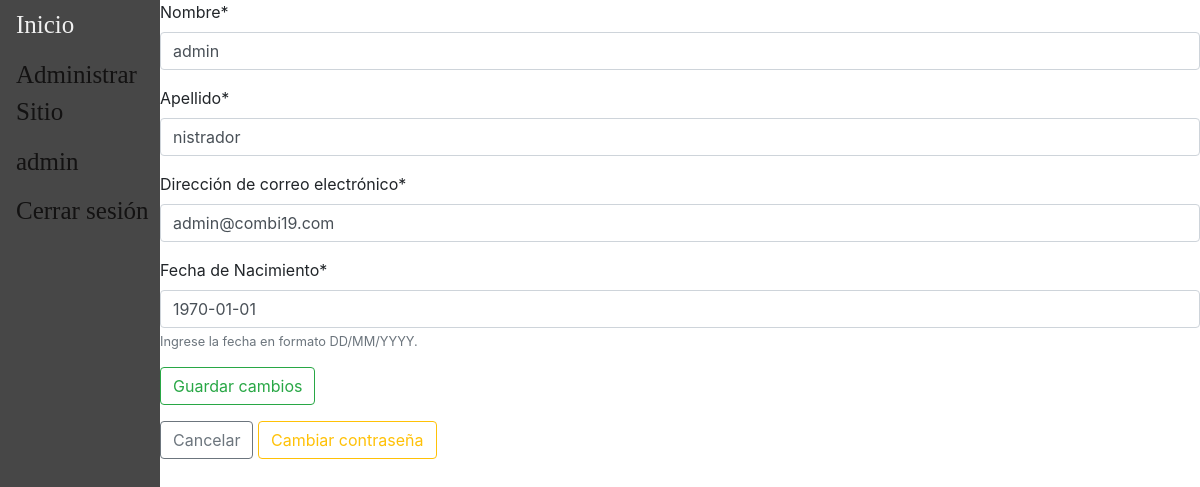
/accounts/perfil/editar (signed in), run on an earlier commit of the app's database.
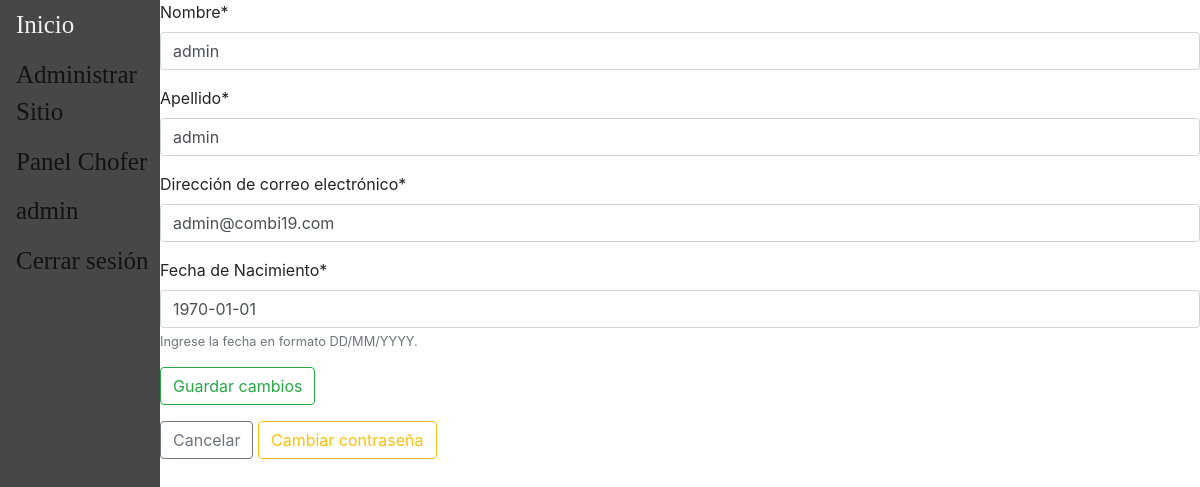
And on a later commit of the database.
### users/models.py (models this page shows, shortened)
class CustomUser(AbstractUser):
	username = models.CharField(_('Nombre de usuario'),max_length=40,primary_key=True,unique=True)
	email = models.EmailField(_('Dirección de correo electrónico'),unique=True)
	first_name = models.CharField(_('Nombre'),max_length=150)
	last_name = models.CharField(_('Apellido'),max_length=150)
	last_login = models.DateTimeField(_('Última conexión'),auto_now=True)
	fecha_nacimiento = models.DateField(_('Fecha de nacimiento'))
	has_premium = models.BooleanField(_('Posee membresía premium'),default=False)
	tarjetas = models.ManyToManyField(Tarjeta,blank=True)
	fecha_vencimiento = models.DateField(_('Fecha de vencimiento'), blank=True, null=True)
	USERNAME_FIELD = 'username'
	REQUIRED_FIELDS = [
		'email',
		'first_name',
		'last_name',
		'fecha_nacimiento',
	]
	objects = CustomUserManager()

### users/views.py (the view)
# urls.py: path('accounts/perfil/editar', regviews.editar_perfil, name="editar_perfil"),
def editar_perfil(response):
	if response.method == 'POST':
		user_form = UserEditForm(response.POST,instance=response.user)
		if user_form.is_valid():
			user_form.save()
			return redirect('perfil')
	else:
		user_form = UserEditForm(instance=response.user)
	return render(response,'users/editar_perfil.html',{
		'user': response.user,
		'user_form': user_form,
	})

### users/forms.py
class UserEditForm(CustomUserChangeForm):
	fecha_nacimiento = forms.DateField(label='Fecha de Nacimiento',help_text='Ingrese la fecha en formato DD/MM/YYYY.')
	class Meta(CustomUserChangeForm):
		model = CustomUser
		fields = (
			'first_name',
			'last_name',
			'email',
			'fecha_nacimiento',
		)
	def __init__(self, *args, **kwargs):
		super(CustomUserChangeForm,self).__init__(*args,**kwargs)
		self.fields.pop('password')
		self.fields.pop('password1')
		self.fields.pop('password2')

### users/templates/users/editar_perfil.html (shortened to what this page needs)
{% extends 'main/base.html' %}
{% block content %}
{% load crispy_forms_tags %}
<form method="POST" class="form-group">
	{{ user_form |crispy }}
	<button type="submit" class="btn btn-outline-success">Guardar cambios</button>
</form>
<a role="button" class="btn btn-outline-secondary" href="{% url 'perfil' %}">Cancelar</a>
<a role="button" class="btn btn-outline-warning" href="{% url 'cambiar_contraseña' %}">Cambiar contraseña</a>
{% endblock content %}

### main/templates/main/base.html (shortened to what this page needs)
{% load static %}
<!doctype html>
<html>
	<head>
		<link rel="stylesheet" href="https://cdn.jsdelivr.net/npm/bootstrap@4.6.0/dist/css/bootstrap.min.css">
	</head>
	<body>
		<main>
			<div class= "sidebar">
				<a href="/">Inicio</a>
				{% if user.is_staff %}
					<a href="/admin">Administrar Sitio</a>
				{% endif %}
				{% if user.chofer %}
					<a href="/chofer">Panel Chofer</a>
				{% endif %}
				{% if user.is_authenticated %}
					<a href="{% url 'perfil'%}">{{user.username}}</a>
					<a href="{% url 'logout'%}">Cerrar sesión</a>
				{% else  %}
					<a href="{% url 'register'%}">Registrarse</a>
					<a href="{% url 'login'%}">Iniciar Sesión</a>
				{% endif %}
			</div>
			<div id="content", name="content", class="main">
				{% block content %}
				{% endblock content %}
			</div>
		</main>
	</body>
</html>

What changed in the data, as far as the page shows it:
changed CustomUser "admin": last_name "nistrador" → "admin"
Also different on the page:
text now shown: "Panel Chofer"
